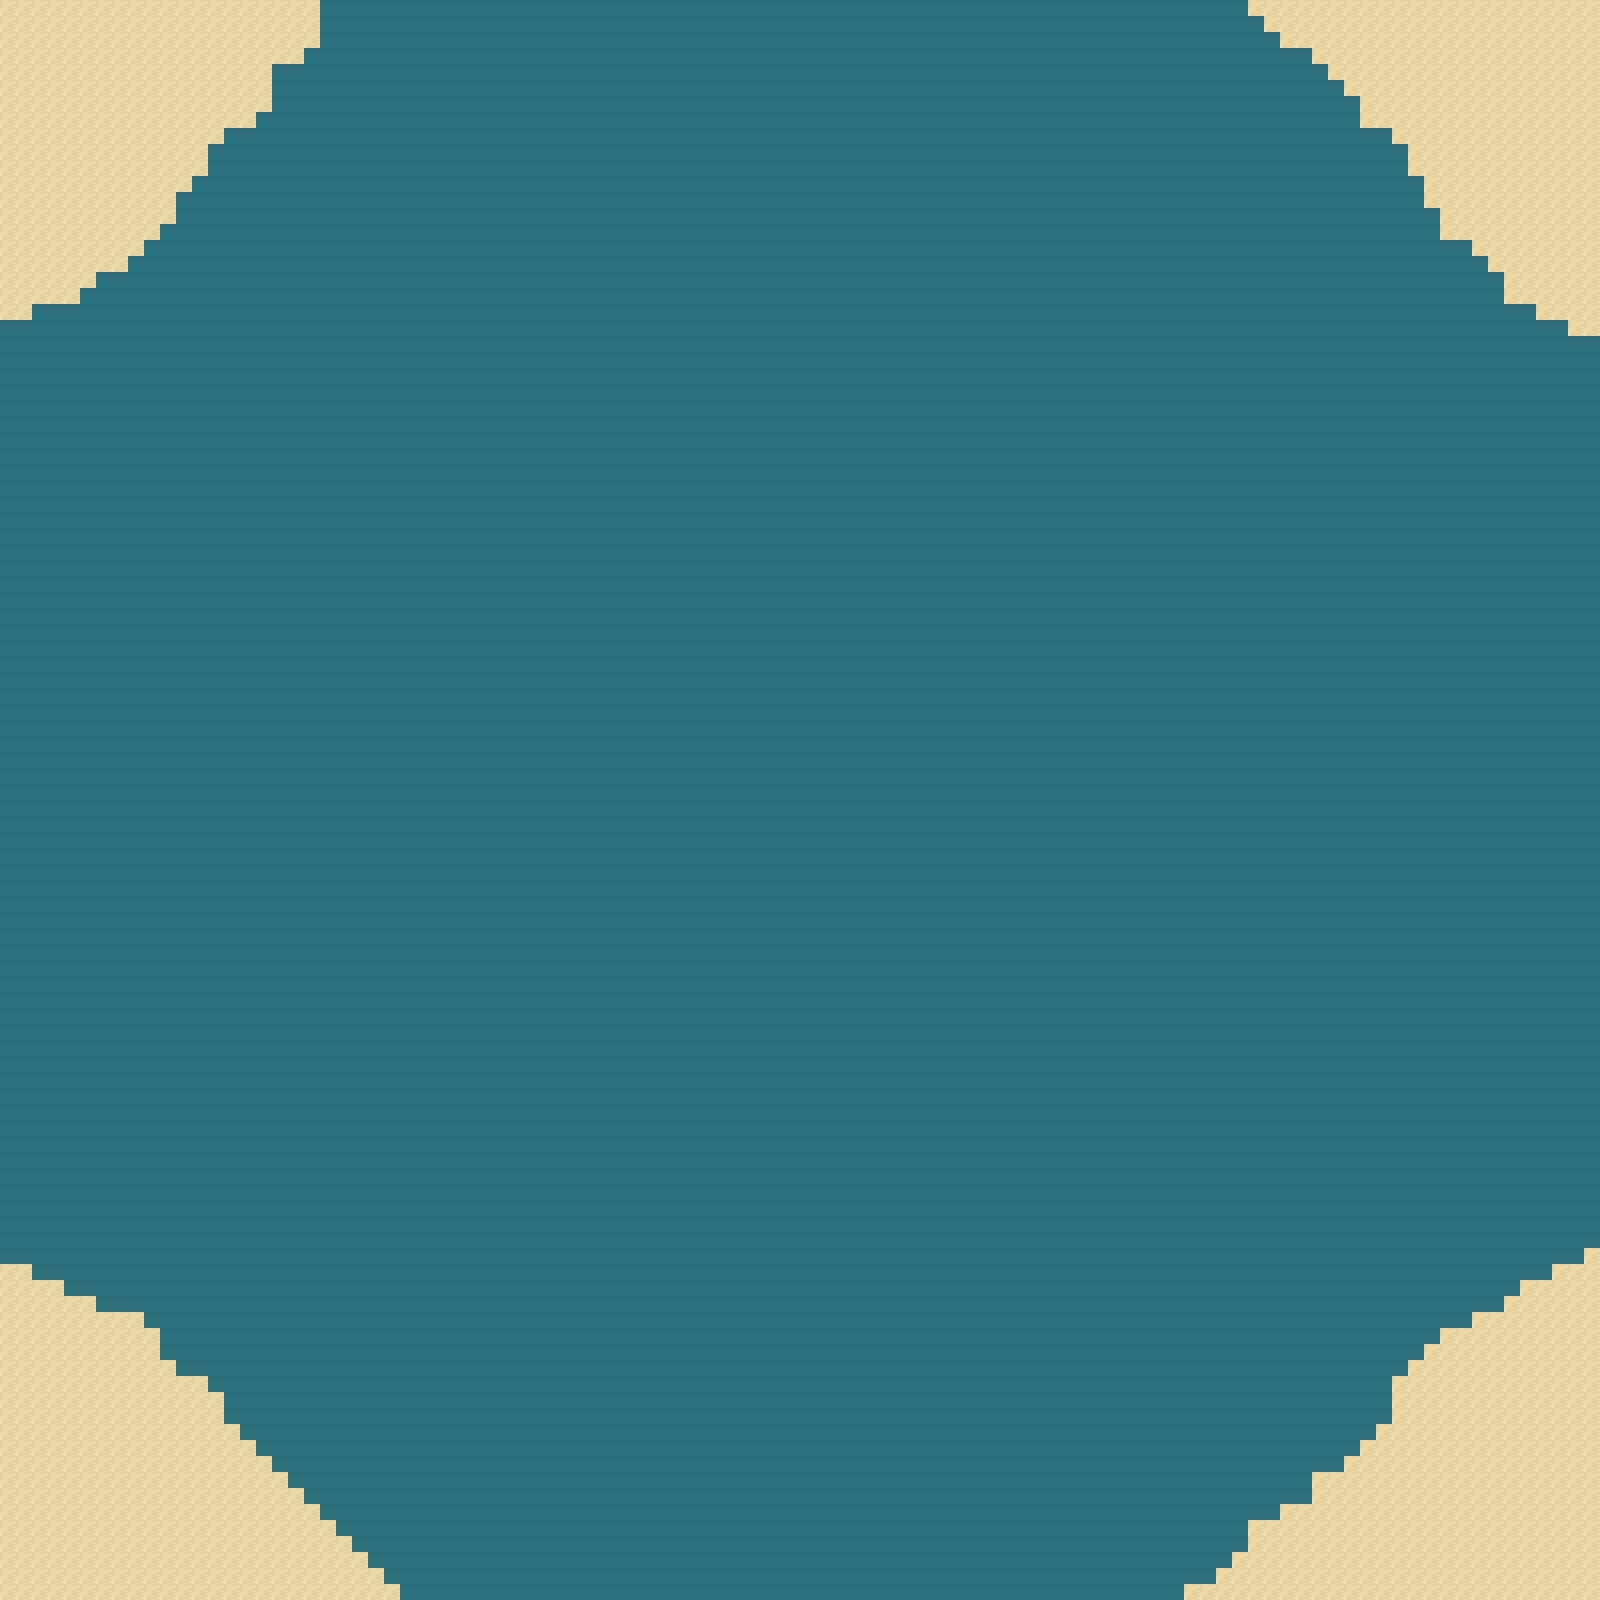

A level layout from a 2D game, rendered from its tile map. Below: a short description, then the map file with tile-grid data replaced by summaries:
An orthogonal 100x100 tile map with 16x16 px tiles, 1 tile layer (Tile Layer 1), 4 tilesets and 1 object.

<map version="1.5" tiledversion="1.7.2" orientation="orthogonal" renderorder="right-down" width="100" height="100" tilewidth="16" tileheight="16" infinite="0" nextlayerid="3" nextobjectid="9">
 <tileset firstgid="1" name="beach_sand_woa" tilewidth="16" tileheight="16" tilecount="70" columns="10">
  <image source="beach_sand_woa.png" width="174" height="114" />
 </tileset>
 <tileset firstgid="71" name="beach_sand_woa2" tilewidth="16" tileheight="16" tilecount="132" columns="11">
  <image source="beach_sand_woa2.png" width="183" height="204" />
 </tileset>
 <tileset firstgid="203" name="beach_sand_woa3" tilewidth="16" tileheight="16" tilecount="686" columns="14">
  <image source="beach_sand_woa3.png" width="228" height="794" />
 </tileset>
 <tileset firstgid="889" name="boat1" tilewidth="32" tileheight="32" tilecount="1" columns="1">
  <image source="boat1.png" width="32" height="32" />
 </tileset>
 <layer id="1" name="Tile Layer 1" width="100" height="100">
  <data>[10000 cells, 10000 non-empty, 2 distinct tile ids]</data>
 </layer>
 <objectgroup id="2" name="Player">
  <object id="8" x="760.5" y="664.25" width="57.75" height="47" />
 </objectgroup>
</map>
